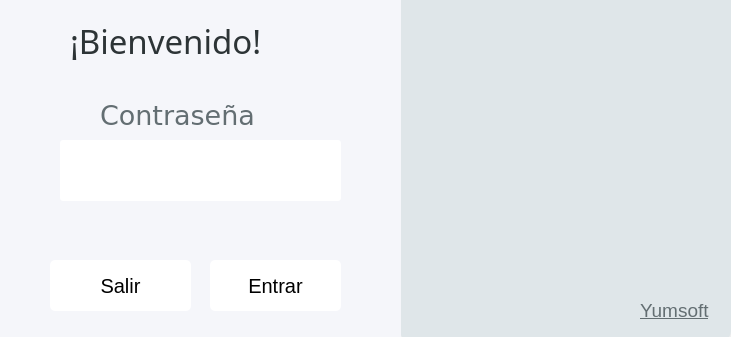
<?xml version="1.0" encoding="UTF-8"?>
<ui version="4.0">
 <class>QDLogin</class>
 <widget class="QDialog" name="QDLogin">
  <property name="geometry">
   <rect>
    <x>0</x>
    <y>0</y>
    <width>731</width>
    <height>337</height>
   </rect>
  </property>
  <property name="windowTitle">
   <string>Entrar al sistema</string>
  </property>
  <property name="styleSheet">
   <string notr="true">border-radius:50px;</string>
  </property>
  <widget class="QGroupBox" name="GBLogo">
   <property name="geometry">
    <rect>
     <x>400</x>
     <y>-10</y>
     <width>331</width>
     <height>351</height>
    </rect>
   </property>
   <property name="font">
    <font>
     <family>DejaVu Sans</family>
     <pointsize>15</pointsize>
    </font>
   </property>
   <property name="styleSheet">
    <string notr="true">background:#dfe6e9;
border-radius:10px;

</string>
   </property>
   <property name="title">
    <string/>
   </property>
   <widget class="QLabel" name="label">
    <property name="geometry">
     <rect>
      <x>40</x>
      <y>20</y>
      <width>256</width>
      <height>256</height>
     </rect>
    </property>
    <property name="styleSheet">
     <string notr="true"/>
    </property>
    <property name="text">
     <string/>
    </property>
    <property name="pixmap">
     <pixmap>img/computadora.png</pixmap>
    </property>
   </widget>
   <widget class="QLabel" name="YumTI">
    <property name="geometry">
     <rect>
      <x>240</x>
      <y>310</y>
      <width>131</width>
      <height>21</height>
     </rect>
    </property>
    <property name="font">
     <font>
      <pointsize>14</pointsize>
      <underline>true</underline>
     </font>
    </property>
    <property name="styleSheet">
     <string notr="true">text-decoration:underline;
color:#636e72;</string>
    </property>
    <property name="text">
     <string>Yumsoft</string>
    </property>
   </widget>
  </widget>
  <widget class="QGroupBox" name="GBPassword">
   <property name="geometry">
    <rect>
     <x>-10</x>
     <y>0</y>
     <width>411</width>
     <height>351</height>
    </rect>
   </property>
   <property name="styleSheet">
    <string notr="true">background:#f5f6fa;
border-radius:0px;</string>
   </property>
   <property name="title">
    <string/>
   </property>
   <widget class="QLineEdit" name="LEPassword_login">
    <property name="geometry">
     <rect>
      <x>70</x>
      <y>140</y>
      <width>281</width>
      <height>61</height>
     </rect>
    </property>
    <property name="font">
     <font>
      <pointsize>25</pointsize>
     </font>
    </property>
    <property name="styleSheet">
     <string notr="true">background:white;
border-radius:3px;
</string>
    </property>
    <property name="echoMode">
     <enum>QLineEdit::Password</enum>
    </property>
   </widget>
   <widget class="QLabel" name="label_3">
    <property name="geometry">
     <rect>
      <x>110</x>
      <y>100</y>
      <width>191</width>
      <height>31</height>
     </rect>
    </property>
    <property name="font">
     <font>
      <family>DejaVu Sans</family>
      <pointsize>20</pointsize>
     </font>
    </property>
    <property name="styleSheet">
     <string notr="true">color:#636e72;</string>
    </property>
    <property name="locale">
     <locale language="Spanish" country="Mexico"/>
    </property>
    <property name="text">
     <string>Contraseña</string>
    </property>
   </widget>
   <widget class="QPushButton" name="PBClose">
    <property name="geometry">
     <rect>
      <x>60</x>
      <y>260</y>
      <width>141</width>
      <height>51</height>
     </rect>
    </property>
    <property name="font">
     <font>
      <pointsize>15</pointsize>
     </font>
    </property>
    <property name="cursor">
     <cursorShape>PointingHandCursor</cursorShape>
    </property>
    <property name="styleSheet">
     <string notr="true">border-radius:5px;
background:white;
</string>
    </property>
    <property name="text">
     <string>Salir</string>
    </property>
    <property name="icon">
     <iconset>
      <normaloff>img/cerrar.png</normaloff>img/cerrar.png</iconset>
    </property>
   </widget>
   <widget class="QPushButton" name="pbEnter">
    <property name="geometry">
     <rect>
      <x>220</x>
      <y>260</y>
      <width>131</width>
      <height>51</height>
     </rect>
    </property>
    <property name="font">
     <font>
      <pointsize>15</pointsize>
     </font>
    </property>
    <property name="cursor">
     <cursorShape>PointingHandCursor</cursorShape>
    </property>
    <property name="styleSheet">
     <string notr="true">border-radius:5px;
background:white;
</string>
    </property>
    <property name="text">
     <string>Entrar</string>
    </property>
    <property name="icon">
     <iconset>
      <normaloff>img/yes.png</normaloff>img/yes.png</iconset>
    </property>
   </widget>
   <widget class="QLabel" name="label_2">
    <property name="geometry">
     <rect>
      <x>30</x>
      <y>150</y>
      <width>31</width>
      <height>41</height>
     </rect>
    </property>
    <property name="text">
     <string/>
    </property>
    <property name="pixmap">
     <pixmap>img/bloquear(1).png</pixmap>
    </property>
   </widget>
   <widget class="QLabel" name="label_4">
    <property name="geometry">
     <rect>
      <x>80</x>
      <y>20</y>
      <width>231</width>
      <height>41</height>
     </rect>
    </property>
    <property name="font">
     <font>
      <family>Sans</family>
      <pointsize>25</pointsize>
     </font>
    </property>
    <property name="styleSheet">
     <string notr="true">color:#2d3436;</string>
    </property>
    <property name="text">
     <string>¡Bienvenido!</string>
    </property>
   </widget>
  </widget>
 </widget>
 <resources/>
 <connections/>
</ui>
